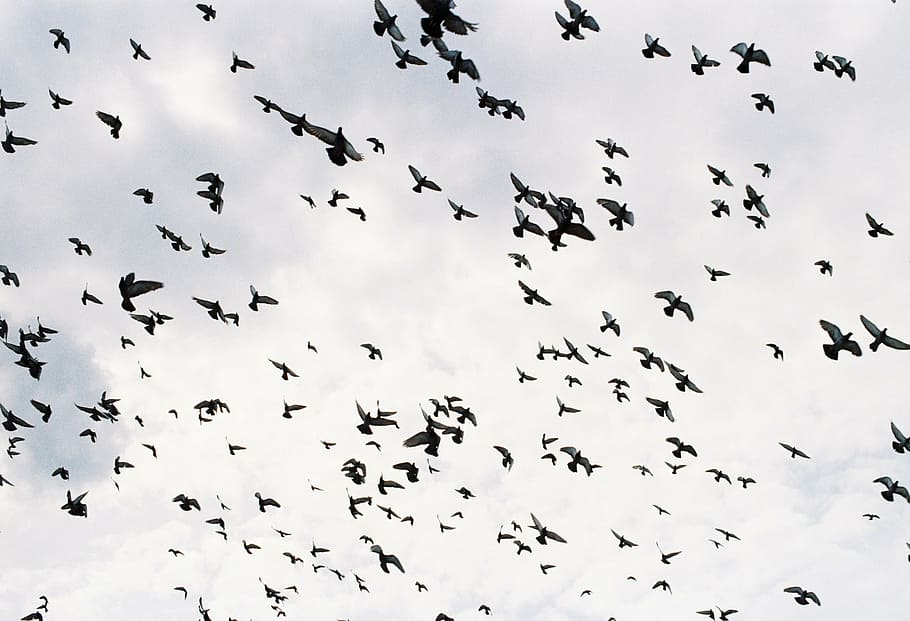
#> input picture data/birds.jpg, 910 x 621 px
$ python contours.py
#> lines starting #> are read from the running program, lines starting #| are printed output that depends on the picture; after the words box and inside, x2 and y2 are one past the last pixel; in counts of white or black regions, pixels touching at a corner belong together
import os
import cv2 as cv

img = cv.imread(os.path.join('..','data','birds.jpg'))
#> img is the input picture: shape (621, 910, 3); mean B, G, R 219.1, 218.5, 219.1

img_gray = cv.cvtColor(img, cv.COLOR_BGR2GRAY)
ret, thresh = cv.threshold(img_gray, 127, 255, cv.THRESH_BINARY_INV)
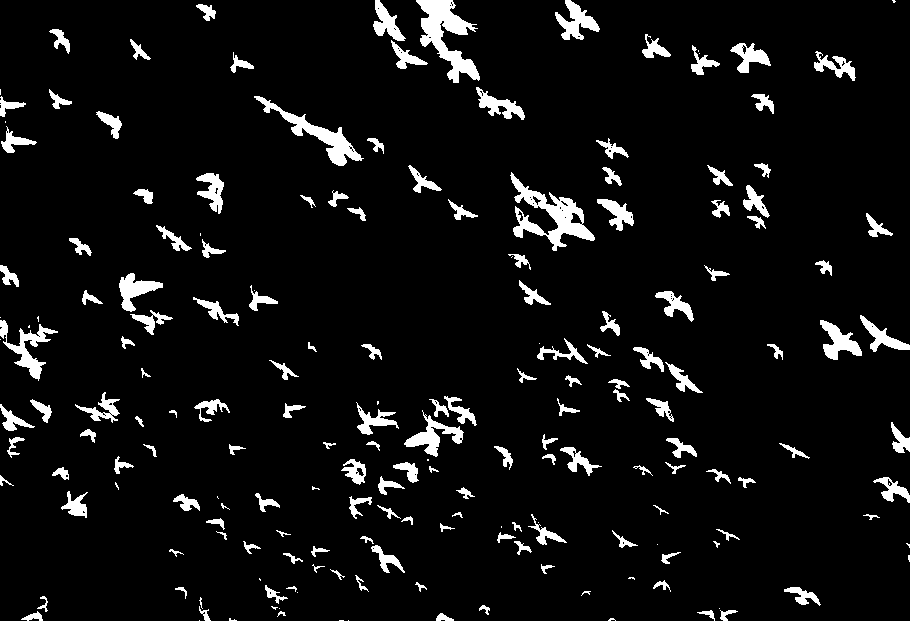
#> thresh: shape (621, 910); 6.4% white; 190 white regions (36 under 20 px)

contours, hierarchy = cv.findContours(thresh, cv.RETR_TREE, cv.CHAIN_APPROX_SIMPLE)
#> contours = 266 contours, 120 with area under 20; largest, box (x1, y1, x2, y2) and area: (510, 172, 595, 251) 2100, (416, 0, 480, 83) 2052, (254, 96, 364, 166) 1353, (0, 320, 58, 381) 847, (404, 410, 464, 457) 774


for cnt in contours:
    if cv.contourArea(cnt) > 0:
        #cv.drawContours(img, cnt, -1, (255, 0, 0), 1)
        x1, y1, w, h = cv.boundingRect(cnt)
        cv.rectangle(img, (x1, y1), (x1+w, y1+h), (0, 255, 0), 1)
#> this loop made 266 passes
#> (cnt, x1, y1, w, h) on passes 28, 40: ([[259, 578], [259, 579], [260, 580], [260, 579]], 259, 578, 2, 3), ([[372, 548], [373, 547], [374, 548], [373, 549]], 372, 547, 3, 3)
#> (x1, y1, w, h) on passes 4 to 9: (608, 618, 8, 3), (229, 618, 8, 3), (436, 613, 18, 8), (277, 611, 9, 6), (21, 611, 22, 10), (720, 610, 18, 11)
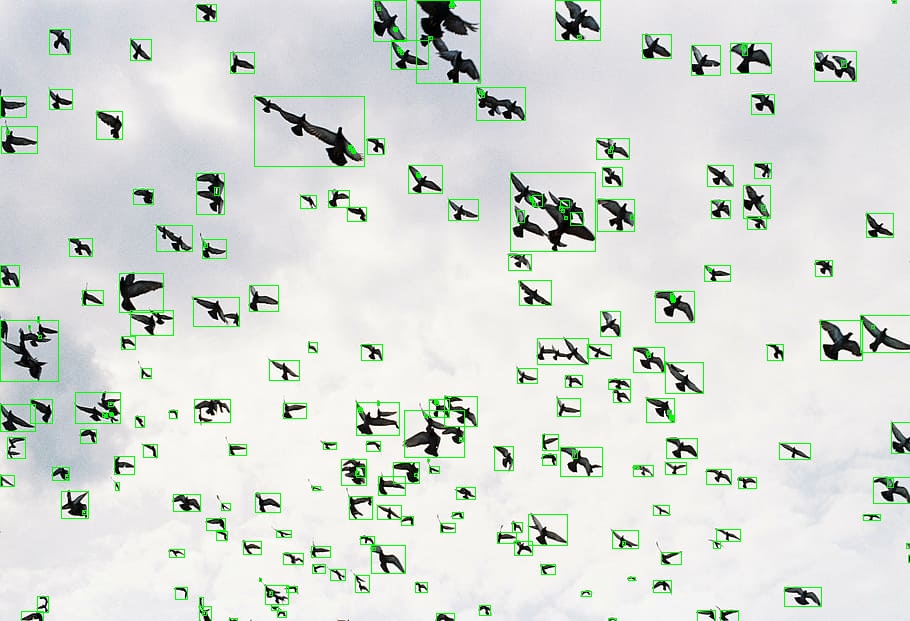
#> img: shape (621, 910, 3); 2.66% of pixels changed, all inside (x1, y1, x2, y2) = (0, 0, 910, 621)

cv.imshow('img', img)
#cv.imshow('img_thresh',img_contours)
cv.waitKey(0)
cv.destroyAllWindows()
